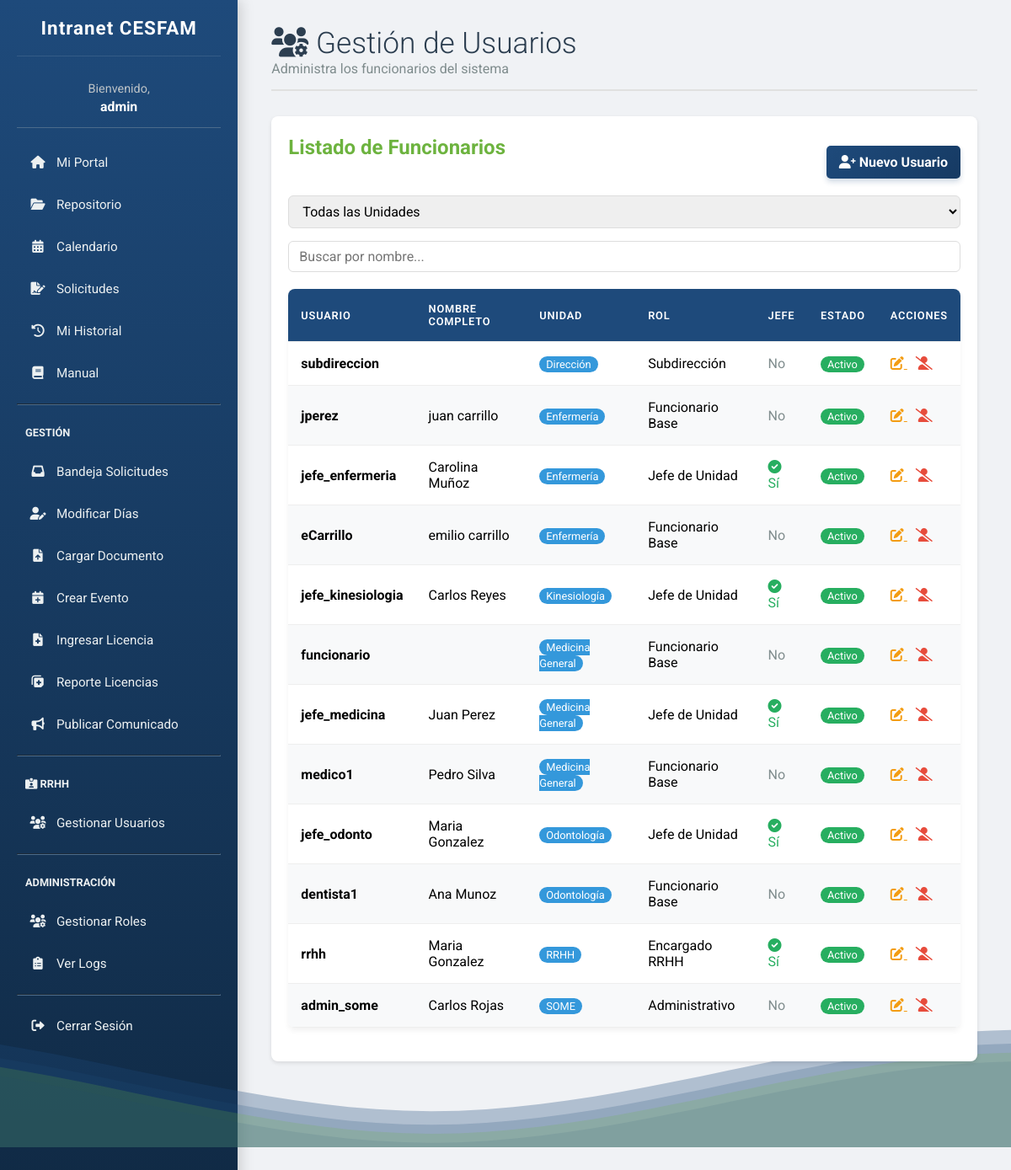
Page /gestion/usuarios/ (signed in) on the committed database.
### intranet/models.py (models this page shows, shortened)
class Funcionarios(AbstractUser):
    nombre = models.CharField(max_length=100, blank=True)
    id_rol = models.ForeignKey(Roles, on_delete=models.SET_NULL, null=True, blank=True)
    id_unidad = models.ForeignKey(Unidades, on_delete=models.SET_NULL, null=True, blank=True)
    es_jefe_unidad = models.BooleanField(default=False, verbose_name="Es Jefe de Unidad")

class Unidades(models.Model):
    nombre_unidad = models.CharField(max_length=100, unique=True)
    descripcion = models.TextField(blank=True, null=True)
    activa = models.BooleanField(default=True)
    class Meta:
        verbose_name_plural = "Unidades"

class Roles(models.Model):
    nombre_rol = models.CharField(max_length=100, unique=True)
    nivel_jerarquico = models.IntegerField(default=5)
    class Meta:
        verbose_name_plural = "Roles"

### intranet/views.py (the view)
# urls.py: path('gestion/usuarios/', views.gestion_usuarios_view, name='gestion_usuarios'),
@login_required(login_url='login')
def gestion_usuarios_view(request):
    user = request.user
    if not es_subdireccion(user):
        return redirect('dashboard')
    funcionarios = Funcionarios.objects.filter(is_superuser=False).select_related('id_rol', 'id_unidad').order_by('id_unidad__nombre_unidad', 'last_name')
    unidades = Unidades.objects.filter(activa=True).order_by('nombre_unidad')
    roles = Roles.objects.all().order_by('nivel_jerarquico')
    context = {
        'funcionarios': funcionarios,
        'unidades': unidades,
        'roles': roles,
    }
    return render(request, 'gestion_usuarios.html', context)

### intranet/views.py (called while the page is built)
def es_subdireccion(user):
    if user.is_superuser:
        return True
    if user.id_rol:
        return user.id_rol.nivel_jerarquico <= 2  # Director o Subdirección
    return False

### intranet/templates/gestion_usuarios.html (shortened to what this page needs)
{% extends 'base.html' %}
{% block content %}
<header class="header">
    <h1><i class="fas fa-users-cog"></i> Gestión de Usuarios</h1>
    <p style="color: #7f8c8d;">Administra los funcionarios del sistema</p>
</header>
<section class="content-box">
    <div style="display: flex; justify-content: space-between; align-items: center; margin-bottom: 20px;">
        <h2>Listado de Funcionarios</h2>
        <a href="{% url 'crear_usuario' %}" class="action-button" style="text-decoration: none;">
            <i class="fas fa-user-plus"></i> Nuevo Usuario
        </a>
    </div>
    <div style="margin-bottom: 20px; display: flex; gap: 15px; flex-wrap: wrap;">
        <select id="filtroUnidad" onchange="filtrarTabla()" style="padding: 8px 12px; border-radius: 6px; border: 1px solid #ddd;">
            <option value="">Todas las Unidades</option>
        </select>
        <input type="text" id="buscarUsuario" onkeyup="filtrarTabla()" placeholder="Buscar por nombre..."
               style="padding: 8px 12px; border-radius: 6px; border: 1px solid #ddd; min-width: 200px;">
    </div>
    {% if funcionarios %}
    <table class="data-table" id="tablaUsuarios">
        <thead>
            <tr>
                <th>Usuario</th>
                <th>Nombre Completo</th>
                <th>Unidad</th>
                <th>Rol</th>
                <th>Jefe</th>
                <th>Estado</th>
                <th>Acciones</th>
            </tr>
        </thead>
        <tbody>
            {% for func in funcionarios %}
            <tr data-unidad="{{ func.id_unidad.nombre_unidad|default:'' }}">
                <td><strong>{{ func.username }}</strong></td>
                <td>{{ func.first_name }} {{ func.last_name }}</td>
                <td>
                    {% if func.id_unidad %}
                    <span style="background-color: #3498db; color: white; padding: 2px 8px; border-radius: 12px; font-size: 0.8em;">
                        {{ func.id_unidad.nombre_unidad }}
                    </span>
                    {% else %}
                    <span style="color: #7f8c8d;">Sin asignar</span>
                    {% endif %}
                </td>
                <td>{{ func.id_rol.nombre_rol|default:"Sin rol" }}</td>
                <td>
                    {% if func.es_jefe_unidad %}
                    <span style="color: #27ae60;"><i class="fas fa-check-circle"></i> Sí</span>
                    {% else %}
                    <span style="color: #7f8c8d;">No</span>
                    {% endif %}
                </td>
                <td>
                    {% if func.is_active %}
                    <span style="background-color: #27ae60; color: white; padding: 2px 8px; border-radius: 12px; font-size: 0.8em;">Activo</span>
                    {% else %}
                    <span style="background-color: #e74c3c; color: white; padding: 2px 8px; border-radius: 12px; font-size: 0.8em;">Inactivo</span>
                    {% endif %}
                </td>
                <td>
                    <a href="{% url 'editar_usuario' func.pk %}" style="color: #f39c12; margin-right: 10px;" title="Editar">
                        <i class="fas fa-edit"></i>
                    </a>
                    <a href="{% url 'toggle_usuario' func.pk %}"
                       style="color: {% if func.is_active %}#e74c3c{% else %}#27ae60{% endif %};"
                       onclick="return confirm('¿{% if func.is_active %}Desactivar{% else %}Activar{% endif %} este usuario?');"
                       title="{% if func.is_active %}Desactivar{% else %}Activar{% endif %}">
                        <i class="fas fa-{% if func.is_active %}user-slash{% else %}user-check{% endif %}"></i>
                    </a>
                </td>
            </tr>
            {% endfor %}
        </tbody>
    </table>
    {% else %}
    <p class="no-data">No hay funcionarios registrados.</p>
    {% endif %}
</section>
{% endblock %}

### intranet/templates/base.html (shortened to what this page needs)
{% load static %}
<!DOCTYPE html>
<html lang="es">
<head>
    <link rel="stylesheet" href="https://cdnjs.cloudflare.com/ajax/libs/font-awesome/6.0.0/css/all.min.css">
    <link rel="stylesheet" href="{% static 'style.css' %}">
</head>
<body>
    <nav class="sidebar">
        <h2>Intranet CESFAM</h2>
        <div class="user-display">
            {% if user.is_authenticated %}
                Bienvenido, <b>{{ user.username|truncatechars:18 }}</b>
            {% endif %}
        </div>
        {% if user.is_authenticated %}
        <ul>
            <li class="{% if request.resolver_match.url_name == 'dashboard' %}active{% endif %}">
                <a href="{% url 'dashboard' %}"><i class="fas fa-home"></i> Mi Portal</a>
            </li>
            <li class="{% if request.resolver_match.url_name == 'documentos' %}active{% endif %}">
                <a href="{% url 'documentos' %}"><i class="fas fa-folder-open"></i> Repositorio</a>
            </li>
            <li class="{% if request.resolver_match.url_name == 'calendario' %}active{% endif %}">
                <a href="{% url 'calendario' %}"><i class="fas fa-calendar-alt"></i> Calendario</a>
            </li>
            <li class="{% if request.resolver_match.url_name == 'gestion_solicitudes' %}active{% endif %}">
                <a href="{% url 'gestion_solicitudes' %}"><i class="fas fa-file-signature"></i> Solicitudes</a>
            </li>
             <li class="{% if request.resolver_match.url_name == 'historial_personal' %}active{% endif %}">
                <a href="{% url 'historial_personal' %}"><i class="fas fa-history"></i> Mi Historial</a>
            </li>
            <li class="{% if request.resolver_match.url_name == 'manual' %}active{% endif %}">
                <a href="{% url 'manual' %}"><i class="fas fa-book"></i> Manual</a>
            </li>
            {% if user.is_staff %}
            <hr style="border-color: #4b6b8b; margin: 15px 0;">
            <li style="padding: 10px; color: #ecf0f1; text-transform: uppercase; font-size: 0.8em; font-weight: bold;">Gestión</li>
            <li class="{% if request.resolver_match.url_name == 'reporte_solicitudes' %}active{% endif %}">
                <a href="{% url 'reporte_solicitudes' %}"><i class="fas fa-inbox"></i> Bandeja Solicitudes</a>
            </li>
            <li class="{% if request.resolver_match.url_name == 'gestion_dias' %}active{% endif %}">
                <a href="{% url 'gestion_dias' %}"><i class="fas fa-user-edit"></i> Modificar Días</a>
            </li>
            <li class="{% if request.resolver_match.url_name == 'gestion_documentos' %}active{% endif %}">
                <a href="{% url 'gestion_documentos' %}"><i class="fas fa-file-upload"></i> Cargar Documento</a>
            </li>
            <li class="{% if request.resolver_match.url_name == 'gestion_calendario' %}active{% endif %}">
                <a href="{% url 'gestion_calendario' %}"><i class="fas fa-calendar-plus"></i> Crear Evento</a>
            </li>
            <li class="{% if request.resolver_match.url_name == 'gestion_licencias' %}active{% endif %}">
                <a href="{% url 'gestion_licencias' %}"><i class="fas fa-file-medical"></i> Ingresar Licencia</a>
            </li>
            <li class="{% if request.resolver_match.url_name == 'reporte_licencias' %}active{% endif %}">
                <a href="{% url 'reporte_licencias' %}"><i class="fas fa-notes-medical"></i> Reporte Licencias</a>
            </li>
            <li class="{% if request.resolver_match.url_name == 'crear_comunicado' %}active{% endif %}">
                <a href="{% url 'crear_comunicado' %}"><i class="fas fa-bullhorn"></i> Publicar Comunicado</a>
            </li>
            {% endif %}
            {% if user.id_rol and user.id_rol.nivel_jerarquico <= 2 or user.is_superuser %}
            <hr style="border-color: #4b6b8b; margin: 15px 0;">
            <li style="padding: 10px; color: #ecf0f1; text-transform: uppercase; font-size: 0.8em; font-weight: bold;">
                <i class="fas fa-id-card-alt"></i> RRHH
            </li>
            <li class="{% if request.resolver_match.url_name == 'gestion_usuarios' %}active{% endif %}">
                <a href="{% url 'gestion_usuarios' %}"><i class="fas fa-users-cog"></i> Gestionar Usuarios</a>
            </li>
            {% endif %}
            {% if user.is_superuser %}
            <hr style="border-color: #4b6b8b; margin: 15px 0;">
            <li style="padding: 10px; color: #ecf0f1; text-transform: uppercase; font-size: 0.8em; font-weight: bold;">Administración</li>
            <li class="{% if request.resolver_match.url_name == 'roles_gestion' %}active{% endif %}">
                <a href="{% url 'roles_gestion' %}"><i class="fas fa-users-cog"></i> Gestionar Roles</a>
            </li>
            <li class="{% if request.resolver_match.url_name == 'logs_auditoria' %}active{% endif %}">
                <a href="{% url 'logs_auditoria' %}"><i class="fas fa-clipboard-list"></i> Ver Logs</a>
            </li>
            {% endif %}
            <hr style="border-color: #4b6b8b; margin: 15px 0;">
            <li><a href="{% url 'logout' %}"><i class="fas fa-sign-out-alt"></i> Cerrar Sesión</a></li>
        </ul>
        {% endif %}
    </nav>
    <main class="main-content">
        {% block content %}{% endblock %}
    </main>
    <div class="waves-container">
    </div>
</body>
</html>

### intranet/static/style.css (style rules this page uses)
body, h1, h2, h3, h4, ul, p { margin: 0; padding: 0; font-family: 'Roboto', sans-serif; box-sizing: border-box; }
body { display: flex; height: 100vh; background-color: #f0f2f5; }
.sidebar { width: 260px; background: linear-gradient(180deg, #1E4A7B 0%, #102a45 100%); color: white; padding: 20px; height: 100vh; display: flex; flex-direction: column; box-shadow: 4px 0 15px rgba(0,0,0,0.15); }
.sidebar h2 { text-align: center; margin-bottom: 30px; font-size: 1.4em; font-weight: 700; letter-spacing: 1px; border-bottom: 1px solid rgba(255,255,255,0.1); padding-bottom: 20px; }
.sidebar .user-display { text-align: center; margin-bottom: 20px; font-size: 0.9em; color: #bdc3c7; }
.sidebar ul { list-style: none; flex-grow: 1; overflow-y: auto; }
.sidebar ul li { margin-bottom: 8px; }
.sidebar ul li a { text-decoration: none; color: #ecf0f1; display: flex; align-items: center; gap: 12px; padding: 12px 15px; border-radius: 8px; transition: all 0.3s ease; font-size: 0.95em; }
.sidebar ul li a i { width: 20px; text-align: center; }
.main-content { flex-grow: 1; padding: 40px; overflow-y: auto; }
.header { margin-bottom: 30px; border-bottom: 2px solid #e0e0e0; padding-bottom: 15px; }
.header h1 { color: #2c3e50; font-size: 2.2em; font-weight: 300; }
table { width: 100%; border-collapse: collapse; background-color: white; border-radius: 8px; overflow: hidden; box-shadow: 0 4px 6px rgba(0,0,0,0.05); margin-bottom: 20px; }
thead { background-color: #1E4A7B; color: white; }
th, td { padding: 16px 15px; text-align: left; border-bottom: 1px solid #eee; }
th { font-weight: 600; text-transform: uppercase; font-size: 0.8em; letter-spacing: 0.8px; }
tbody tr:nth-child(even) { background-color: #f8f9fa; }
.content-box { background-color: white; padding: 30px; border-radius: 10px; box-shadow: 0 2px 15px rgba(0,0,0,0.05); margin-bottom: 30px; }
.content-box h2 { color: #2c3e50; margin-bottom: 20px; font-size: 1.5em; }
input[type="text"], input[type="date"], input[type="number"], input[type="password"], input[type="email"], select, textarea { width: 100%; padding: 12px; border: 1px solid #ddd; border-radius: 6px; font-size: 1em; transition: border-color 0.3s; font-family: 'Roboto', sans-serif; }
button, .action-button { background: linear-gradient(135deg, #1E4A7B 0%, #163a63 100%); color: white; border: none; padding: 12px 25px; border-radius: 6px; cursor: pointer; font-size: 1em; font-weight: 500; transition: all 0.3s ease; display: inline-block; box-shadow: 0 4px 6px rgba(30, 74, 123, 0.2); }
.content-box { background-color: white; padding: 20px; border-radius: 8px; box-shadow: 0 2px 5px rgba(0,0,0,0.1); }
.content-box h2 { margin-bottom: 20px; color: #6DB33F; }
.action-button { text-decoration: none; display: inline-block; padding: 10px 15px; margin-top: 15px; border-radius: 5px; background-color: #6DB33F; color: white; font-weight: bold; text-align: center; transition: background-color 0.2s ease; }
.user-display { color: #d1e2f4; font-size: 0.85em; padding: 0 10px 15px 10px; border-bottom: 1px solid #4b6b8b; margin-bottom: 30px; text-align: center; }
.user-display b { display: block; font-weight: bold; color: white; font-size: 1.1em; margin-top: 3px; }
.main-content { padding-top: 30px !important; }
.main-content { animation: fadeIn 0.5s ease-out; }
.waves-container { position: fixed; bottom: 0; left: 0; width: 100%; height: 15vh; margin-bottom: -7px; z-index: 0; pointer-events: none; }
.waves { position: relative; width: 100%; height: 100%; margin-bottom: -7px; min-height: 100px; max-height: 150px; }
.main-content { position: relative; z-index: 1; }

### rows in the picture
Funcionarios: username "admin"
Funcionarios: username "subdireccion", id_unidad.nombre_unidad "Dirección", id_rol.nombre_rol "Subdirección", es_jefe_unidad "No", is_active "Activo"
Funcionarios: username "jperez", first_name "juan", last_name "carrillo", id_unidad.nombre_unidad "Enfermería", id_rol.nombre_rol "Funcionario Base", es_jefe_unidad "No", is_active "Activo"
Funcionarios: username "jefe_enfermeria", first_name "Carolina", last_name "Muñoz", id_unidad.nombre_unidad "Enfermería", id_rol.nombre_rol "Jefe de Unidad", es_jefe_unidad True (drawn), is_active "Activo"
Funcionarios: username "eCarrillo", first_name "emilio", last_name "carrillo", id_unidad.nombre_unidad "Enfermería", id_rol.nombre_rol "Funcionario Base", es_jefe_unidad "No", is_active "Activo"
Funcionarios: username "jefe_kinesiologia", first_name "Carlos", last_name "Reyes", id_unidad.nombre_unidad "Kinesiología", id_rol.nombre_rol "Jefe de Unidad", es_jefe_unidad True (drawn), is_active "Activo"
Funcionarios: username "funcionario", id_unidad.nombre_unidad "Medicina General", id_rol.nombre_rol "Funcionario Base", es_jefe_unidad "No", is_active "Activo"
Funcionarios: username "jefe_medicina", first_name "Juan", last_name "Perez", id_unidad.nombre_unidad "Medicina General", id_rol.nombre_rol "Jefe de Unidad", es_jefe_unidad True (drawn), is_active "Activo"
Funcionarios: username "medico1", first_name "Pedro", last_name "Silva", id_unidad.nombre_unidad "Medicina General", id_rol.nombre_rol "Funcionario Base", es_jefe_unidad "No", is_active "Activo"
Funcionarios: username "jefe_odonto", first_name "Maria", last_name "Gonzalez", id_unidad.nombre_unidad "Odontología", id_rol.nombre_rol "Jefe de Unidad", es_jefe_unidad True (drawn), is_active "Activo"
Funcionarios: username "dentista1", first_name "Ana", last_name "Munoz", id_unidad.nombre_unidad "Odontología", id_rol.nombre_rol "Funcionario Base", es_jefe_unidad "No", is_active "Activo"
Funcionarios: username "rrhh", first_name "Maria", last_name "Gonzalez", id_unidad.nombre_unidad "RRHH", id_rol.nombre_rol "Encargado RRHH", es_jefe_unidad True (drawn), is_active "Activo"
Funcionarios: username "admin_some", first_name "Carlos", last_name "Rojas", id_unidad.nombre_unidad "SOME", id_rol.nombre_rol "Administrativo", es_jefe_unidad "No", is_active "Activo"
